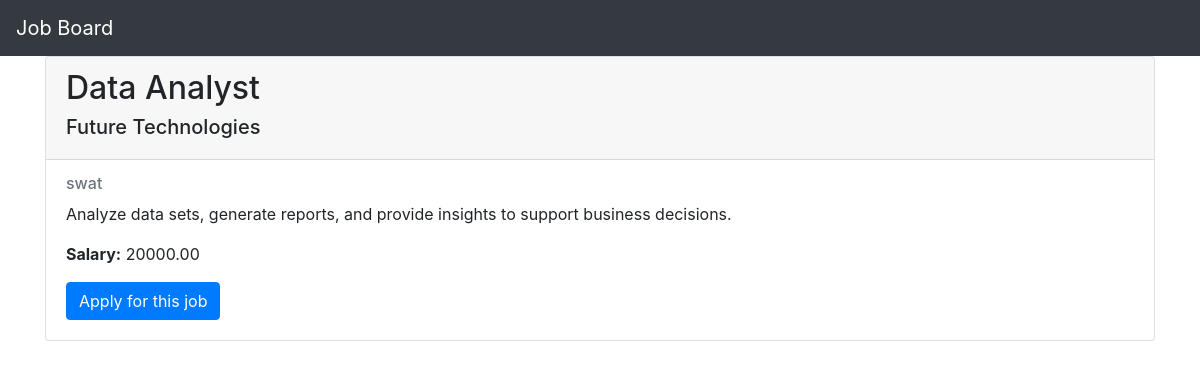
Screenshot of /job/6/data-analyst/ with the database file from the repository.
### jobs/models.py (models this page shows, shortened)
class Job(models.Model):
    title = models.CharField(max_length=255)
    description = models.TextField()
    company = models.ForeignKey(Company, on_delete=models.CASCADE)
    location = models.CharField(max_length=255)
    posted_at = models.DateTimeField(auto_now_add=True)
    salary = models.DecimalField(max_digits=10, decimal_places=2)
    slug = models.SlugField(unique=True, max_length=255, blank=True)

class Company(models.Model):
    name = models.CharField(max_length=255)
    description = models.TextField()
    website = models.URLField()

### jobs/views.py (the view)
# urls.py: path('job/<int:job_id>/<slug:slug>/', views.job_detail, name='job_detail'),
def job_detail(request, job_id, slug):
    job = get_object_or_404(Job, pk=job_id, slug=slug)
    return render(request, 'jobs/job_detail.html', {'job': job})

### jobs/templates/jobs/job_detail.html (shortened to what this page needs)
{% extends 'jobs/base.html' %}
{% block content %}
<div class="card">
    <div class="card-header">
        <h2>{{ job.title }}</h2>
        <h5>{{ job.company.name }}</h5>
    </div>
    <div class="card-body">
        <h6 class="card-subtitle mb-2 text-muted">{{ job.location }}</h6>
        <p class="card-text">{{ job.description }}</p>
        <p class="card-text"><strong>Salary:</strong> {{ job.salary }}</p>
        <a href="{% url 'apply_for_job' job.id %}" class="btn btn-primary">Apply for this job</a>
    </div>
</div>
{% endblock %}

### jobs/templates/jobs/base.html (style rules this page uses)
body { padding-top: 3.5rem; }

### rows the page displays
Job: title "Data Analyst", company.name "Future Technologies", location "swat", description "Analyze data sets, generate reports, and provide insights to support business decisions.", salary "20000.00"
